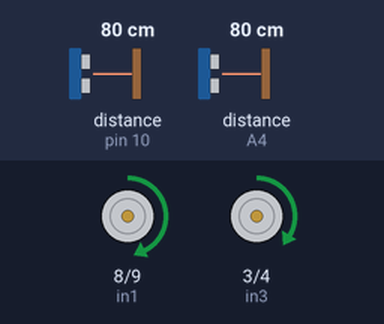
Recording of a sketch running on a simulated Arduino Uno, built with avr-gcc and run on an emulated ATmega328P. Shown: motor-driver pin pairs drawn as motors (green arrow = first pin HIGH = forward, orange = second pin HIGH = backward, longer = more drive, scaled by the enable pin). Wiring (inferred from the names in the program): 2 × ultrasonic range finder: trigger pin 11, echo pin 10 / trigger A3, echo A4. The inputs (shaded band) are chosen by the test bench; at power-on: distance to the obstacle (sensors on pin 10, A4) 80 cm. The echo pulse lasts 58.3 µs per cm.

Above: at 1.2 s.
1.3 s: distance to the obstacle (sensor on pin 10) set to 21 cm
2.8 s: distance to the obstacle (sensor on pin 10) set to 16 cm
At 3.6 s:
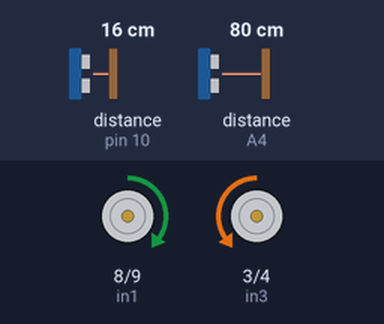
4.5 s: distance to the obstacle (sensor on pin 10) set to 35 cm
At 5.6 s:
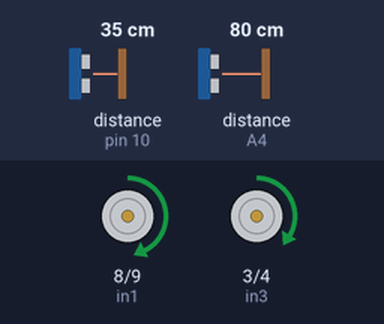
6.0 s: distance to the obstacle (sensor on pin 10) set to 2 cm
At 7.2 s:
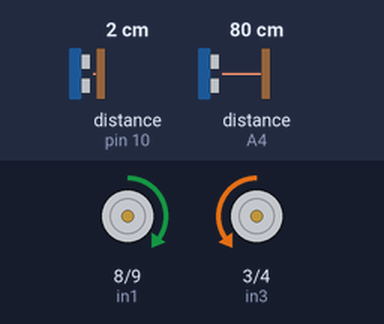
Timing chart, 0 to 8.5 s (numbered marks = the images above; inputs shaded):
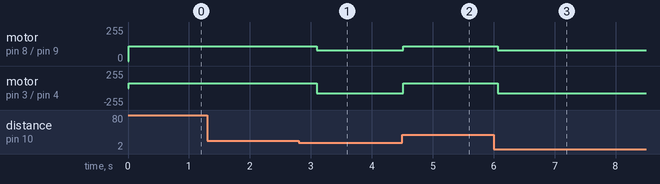

Measured:
- the behaviour switches between 19 and 18 cm on distance to the obstacle (sensor on pin 10) (found by bisection; images 0 and 1)
- after the input at 1.3 s, every drawn part: stays the same
- after the input at 2.8 s, motor on pin 8 (in1) / pin 9 (in2): forward 110/255 → forward 80/255 after 0.30 s; motor on pin 3 (in3) / pin 4 (in4): forward 75/255 → backward 80/255 after 0.30 s
- after the input at 4.5 s, motor on pin 8 (in1) / pin 9 (in2): forward 80/255 → forward 110/255 at once; motor on pin 3 (in3) / pin 4 (in4): backward 80/255 → forward 75/255 at once
- after the input at 6.0 s, motor on pin 8 (in1) / pin 9 (in2): forward 110/255 → forward 80/255 after 0.06 s; motor on pin 3 (in3) / pin 4 (in4): forward 75/255 → backward 80/255 after 0.06 s

The sketch:

labirent_son.ino
```cpp
const int trigPin1 = 11; // orta sensör

const int echoPin1 = 10; // orta sensör

const int trigPin2 = A3;  // sağ sensör

const int echoPin2 = A4; // sağ sensör

const int in1 = 8; // motor 1 ileri

const int in2 = 9; // motor 1 geri

const int in3 = 3; // motor 2 ileri

const int in4 = 4; // motor 2 geri

const int enA = 5; // motor 1 hız

const int enB = 6; // motor 2 hız

#define DISF 17 // ön sensör mesafe
#define DISR 18 // sağ sensör mesafe

void setup()

{

 pinMode(trigPin1, OUTPUT); // cıkış olarak

 pinMode(echoPin1, INPUT);  // giriş olarak


 pinMode(trigPin2, OUTPUT);

 pinMode(echoPin2, INPUT);

 pinMode (in1, OUTPUT); //m1 ileri

 pinMode (in2, OUTPUT); // m1 geri

 pinMode (in3, OUTPUT); // m2 ileri

 pinMode (in4, OUTPUT);  // m2 geri

 pinMode (enA, OUTPUT); // sol

 pinMode (enB, OUTPUT); // sağ

}


void loop()

{

if (FrontSensor() >DISF && RightSensor () >DISR )

 {
        forward();

        delay(300);

 }

 else if (RightSensor () <DISR )

 {

 turn_left ();

 }
 else if ( FrontSensor() < DISF )
 {
        turn_left ();
 }

 else if ( FrontSensor() < DISF && RightSensor () <DISF )
 {

        reverse ();

        delay(150);


 }
 else if (FrontSensor() >DISF && RightSensor () <DISR )

 {

        turn_left ();


        delay(125);

 }

 else

 {

 forward();

 }

}

void forward ()

{

 digitalWrite(in1, HIGH);

 digitalWrite(in2, LOW);

 digitalWrite(in3, HIGH);

 digitalWrite(in4, LOW);

 analogWrite(enA, 110);

 analogWrite(enB, 75);

}

void turn_left ()

{

 digitalWrite(in1, HIGH);

 digitalWrite(in2, LOW);

 digitalWrite(in3, LOW);

 digitalWrite(in4, HIGH);

 analogWrite(enA, 80);

 analogWrite(enB, 80);

}

void turn_right ()

{

 digitalWrite(in1, LOW);
 digitalWrite(in2, HIGH);

 digitalWrite(in3, HIGH);

 digitalWrite(in4, LOW);

 analogWrite(enA, 80);

 analogWrite(enB, 80);

}

void reverse ()

{

 digitalWrite(in1, LOW);

 digitalWrite(in2, HIGH);

 digitalWrite(in3, LOW);

 digitalWrite(in4, HIGH);

 analogWrite(enA, 95 );

 analogWrite(enB, 90);

}

void stop()

{

 digitalWrite(in1, LOW);

 digitalWrite(in2, LOW);

 digitalWrite(in3, LOW);

 digitalWrite(in4, LOW);

 analogWrite(enA, LOW);

 analogWrite(enB, LOW);

}

long FrontSensor ()

{

long dur;

 digitalWrite(trigPin1, LOW);

 delayMicroseconds(2);

 digitalWrite(trigPin1, HIGH);

 delayMicroseconds(10);

 digitalWrite(trigPin1, LOW);

 dur = pulseIn(echoPin1, HIGH);

 return (dur/62);

}

long RightSensor ()

{

long dur;

 digitalWrite(trigPin2, LOW);

 delayMicroseconds(2);

 digitalWrite(trigPin2, HIGH);

 delayMicroseconds(10);

 digitalWrite(trigPin2, LOW);

 dur = pulseIn(echoPin2, HIGH);

 return (dur/62);

}
```
